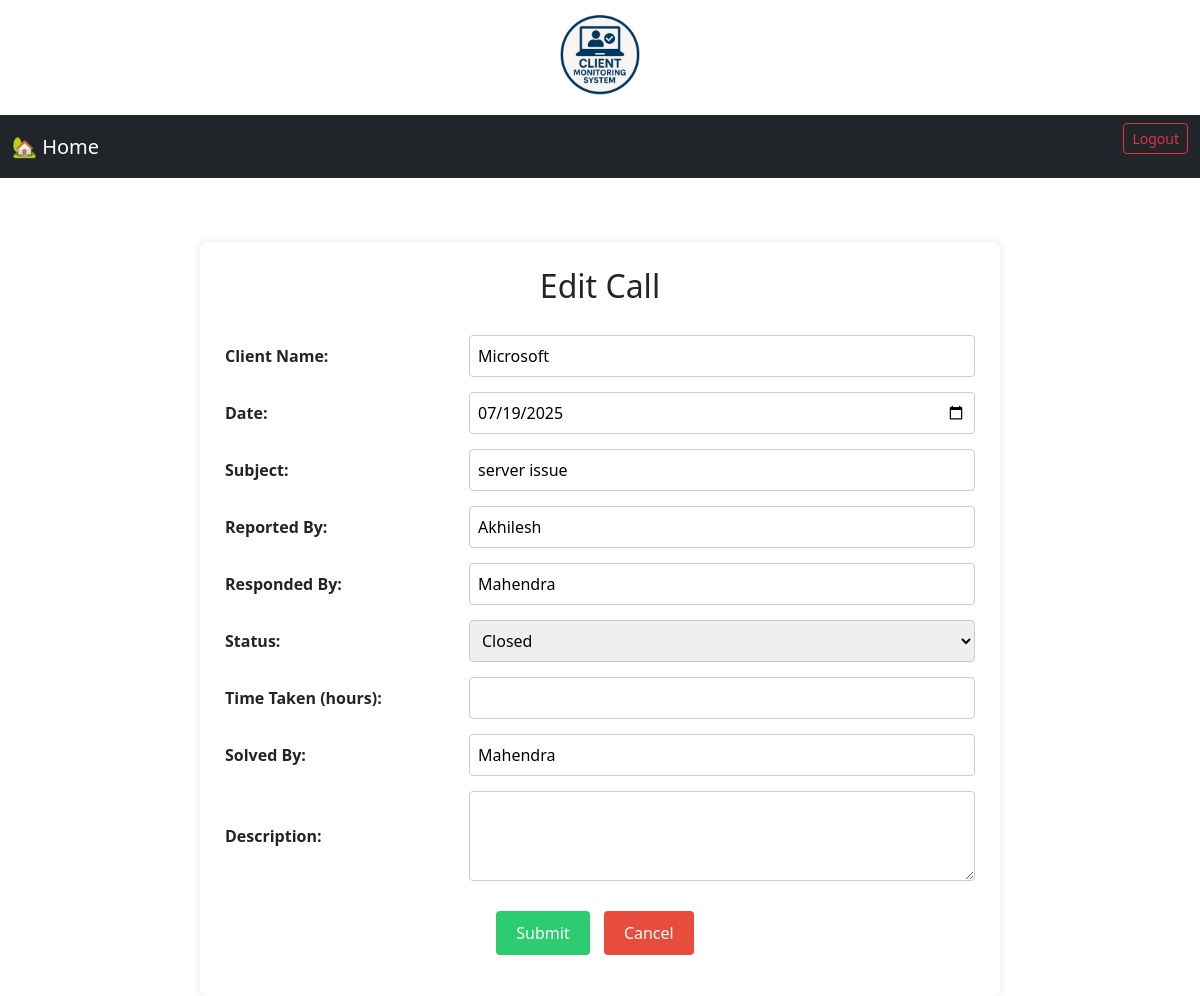
/clientapp/editcall/1/, run on the app's committed database.
### clientapp/models.py (models this page shows, shortened)
class SupportCall(models.Model):
    client_name = models.CharField(max_length=100)
    date = models.DateField()
    subject = models.CharField(max_length=200)
    reported_by = models.CharField(max_length=100)
    responded_by = models.CharField(max_length=100, null=True, blank=True)
    status = models.CharField(max_length=10, choices=[('Pending', 'Pending'), ('Closed', 'Closed')])
    time_taken = models.IntegerField(null=True, blank=True)
    solved_by = models.CharField(max_length=100, null=True, blank=True)
    description = models.TextField(blank=True)

### clientapp/views.py (the view, shortened to what this page needs)
# urls.py: path('editcall/<int:call_id>/', views.edit_call, name='edit_call'),
def edit_call(request, call_id):
    call = get_object_or_404(SupportCall, id=call_id)
    return render(request, 'add_call.html', {'call': call})

### clientapp/templates/add_call.html (shortened to what this page needs)
{% extends "home.html" %}
{% block content %}
<div class="form-container">
  <form method="post" action="">
    <h2>{% if call %}Edit Call{% else %}Add Call{% endif %}</h2>
    <div class="form-row">
      <label for="client_name">Client Name:</label>
      <input type="text" id="client_name" name="client_name" value="{{ call.client_name|default:'' }}" required>
    </div>
    <div class="form-row">
      <label for="date">Date:</label>
      <input type="date" id="date" name="date" value="{{ call.date|date:'Y-m-d'|default:'' }}" required>
    </div>
    <div class="form-row">
      <label for="subject">Subject:</label>
      <input type="text" id="subject" name="subject" value="{{ call.subject|default:'' }}" required>
    </div>
    <div class="form-row">
      <label for="reported_by">Reported By:</label>
      <input type="text" id="reported_by" name="reported_by" value="{{ call.reported_by|default:'' }}" required>
    </div>
    <div class="form-row">
      <label for="responded_by">Responded By:</label>
      <input type="text" id="responded_by" name="responded_by" value="{{ call.responded_by|default:'' }}">
    </div>
    <div class="form-row">
      <label for="status">Status:</label>
      <select id="status" name="status" required>
        <option value="Closed" {% if call.status == 'Closed' %}selected{% endif %}>Closed</option>
      </select>
    </div>
    <div class="form-row">
      <label for="time_taken">Time Taken (hours):</label>
     <input type="number" name="time_taken" step="any" class="form-control">
    </div>
    <div class="form-row">
      <label for="solved_by">Solved By:</label>
      <input type="text" id="solved_by" name="solved_by" value="{{ call.solved_by|default:'' }}">
    </div>
    <div class="form-row">
      <label for="description">Description:</label>
      <textarea id="description" name="description" rows="3">{{ call.description|default:'' }}</textarea>
    </div>
    <div class="form-buttons">
      <button type="submit" class="submit-btn">{% if call %}Submit{% else %}Submit{% endif %}</button>
      <button type="button" class="cancel-btn" onclick='document.location.href="/clientapp/callhistory/"'>Cancel</button>
    </div>
  </form>
</div>
{% endblock %}

### clientapp/templates/add_call.html (style rules this page uses)
.form-container { background-color: #fff; padding: 25px; border-radius: 8px; max-width: 800px; margin: auto; box-shadow: 0 0 10px rgba(0,0,0,0.1); }
h2 { text-align: center; margin-bottom: 30px; }
.form-row { display: flex; align-items: center; margin-bottom: 15px; }
.form-row label { flex: 1; font-weight: bold; }
.form-row input, .form-row select, .form-row textarea { flex: 2; padding: 8px; border: 1px solid #ccc; border-radius: 4px; }
.form-buttons { margin-top: 30px; text-align: center; }
.form-buttons button { padding: 10px 20px; border: none; margin-right: 10px; border-radius: 4px; cursor: pointer; }
.submit-btn { background-color: #2ecc71; color: white; }
.cancel-btn { background-color: #e74c3c; color: white; }
textarea { resize: vertical; }

### data on the page
SupportCall: client_name "Microsoft", date "07/19/2025", subject "server issue", reported_by "Akhilesh", responded_by "Mahendra", status "Closed", solved_by "Mahendra"
